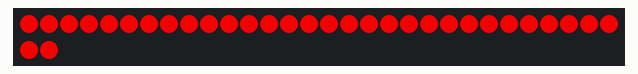
This sketch was run on a simulated Arduino Uno, built with avr-gcc and run on an emulated ATmega328P. Parts: 32 RGB LEDs in strip order, left to right, continuing on the next row.

Above: at 0.15 s.
At 4.73 s:
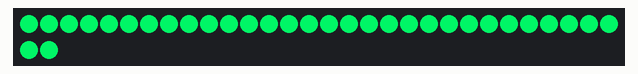
At 9.93 s:
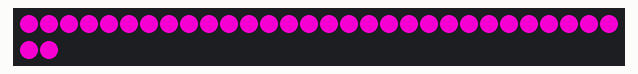
At 19.7 s:
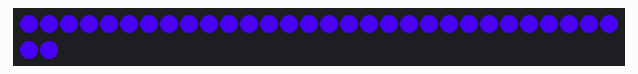
At 29.47 s:
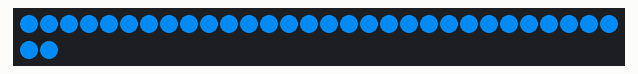
At 39.55 s:
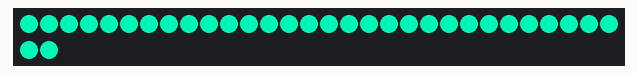

The sketch:

run_strip.ino
```cpp
#include <Adafruit_NeoPixel.h>

#define LED_PIN    6
#define LED_COUNT 32

int R = 0;
int G = 0;
int B = 0;

int rate = 5;

Adafruit_NeoPixel strip (LED_COUNT, LED_PIN, NEO_GRB + NEO_KHZ800);

void setup() {
  strip.begin();
  strip.show();
  strip.setBrightness(225);
  Serial.begin(9600);
}

void loop() {
  G = 0;
  for(int i=0;i<255;i++){
    R = 255;
    G = G + 1;
    B = 0;
    strip.fill(strip.Color(R, G, B), 0, 32);
    strip.show();
    delay(rate);
  }

  R = 255;
  for(int i=0;i<255;i++){
    R = R - 1;
    G = 255;
    B = 0;
    strip.fill(strip.Color(R, G, B), 0, 32);
    strip.show();
    delay(rate);
  }

  B = 0;
  for(int i=0;i<255;i++){
    R = 0;
    G = 255;
    B = B + 1;
    strip.fill(strip.Color(R, G, B), 0, 32);
    strip.show();
    delay(rate);
  }

  G = 255;
  for(int i=0;i<255;i++){
    R = 0;
    G = G - 1;
    B = 255;
    strip.fill(strip.Color(R, G, B), 0, 32);
    strip.show();
    delay(rate);
  }

  R = 0;
  for(int i=0;i<255;i++){
    R = R + 1;
    G = 0;
    B = 255;
    strip.fill(strip.Color(R, G, B), 0, 32);
    strip.show();
    delay(rate);
  }

  B = 255;
  for(int i=0;i<255;i++){
    R = 255;
    G = 0;
    B = B - 1;
    strip.fill(strip.Color(R, G, B), 0, 32);
    strip.show();
    delay(rate);
  }
}
```
